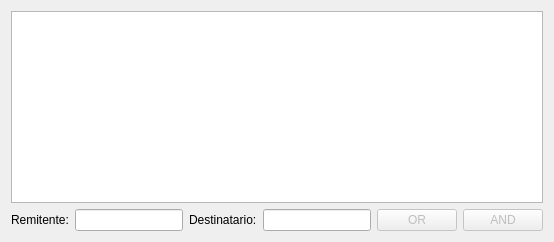
          <widget class="QWidget" name="tab_8">
           <attribute name="title">
            <string>Consulta Llaves Secundarias.</string>
           </attribute>
           <layout class="QGridLayout" name="gridLayout_4">
            <item row="1" column="0">
             <widget class="QLabel" name="label_35">
              <property name="text">
               <string>Remitente:</string>
              </property>
             </widget>
            </item>
            <item row="1" column="1">
             <widget class="QLineEdit" name="lineEdit_from"/>
            </item>
            <item row="1" column="3">
             <widget class="QLineEdit" name="lineEdit_to"/>
            </item>
            <item row="1" column="4">
             <widget class="QPushButton" name="pushButton_OR">
              <property name="enabled">
               <bool>false</bool>
              </property>
              <property name="text">
               <string>OR</string>
              </property>
             </widget>
            </item>
            <item row="1" column="5">
             <widget class="QPushButton" name="pushButton_AND">
              <property name="enabled">
               <bool>false</bool>
              </property>
              <property name="text">
               <string>AND</string>
              </property>
             </widget>
            </item>
            <item row="1" column="2">
             <widget class="QLabel" name="label_36">
              <property name="text">
               <string>Destinatario:</string>
              </property>
             </widget>
            </item>
            <item row="0" column="0" colspan="6">
             <widget class="QTableWidget" name="tableWidget"/>
            </item>
           </layout>
          </widget>
